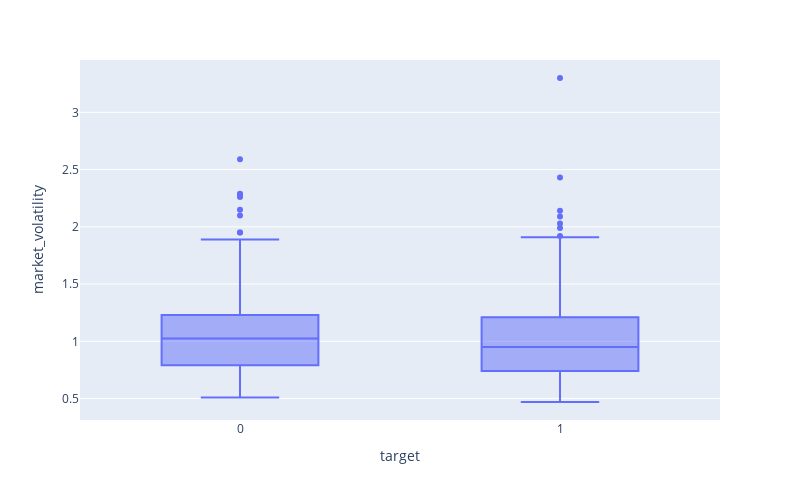

The notebook cell saved with this chart:
### Code cell
px.box(data_frame=ipo, x='target', y='market_volatility', width=800, height=500)

### Figure 1 — Plotly figure (JSON) as saved in the notebook; plotly's stock layout.template omitted (floating-point values rounded to 4 significant figures; data arrays with more than 128 entries replaced by an {"elided": "..."} marker saying what was removed)
{"data": [{"alignmentgroup": "True", "hovertemplate": "target=%{x}<br>market_volatility=%{y}<extra></extra>", "legendgroup": "", "marker": {"color": "#636efa"}, "name": "", "notched": false, "offsetgroup": "", "orientation": "v", "showlegend": false, "type": "box", "x": {"elided": "320 int values"}, "x0": " ", "xaxis": "x", "y": {"elided": "320 float values"}, "y0": " ", "yaxis": "y"}], "layout": {"boxmode": "group", "height": 500, "legend": {"tracegroupgap": 0}, "margin": {"t": 60}, "width": 800, "xaxis": {"anchor": "y", "domain": [0, 1], "title": {"text": "target"}}, "yaxis": {"anchor": "x", "domain": [0, 1], "title": {"text": "market_volatility"}}}}
